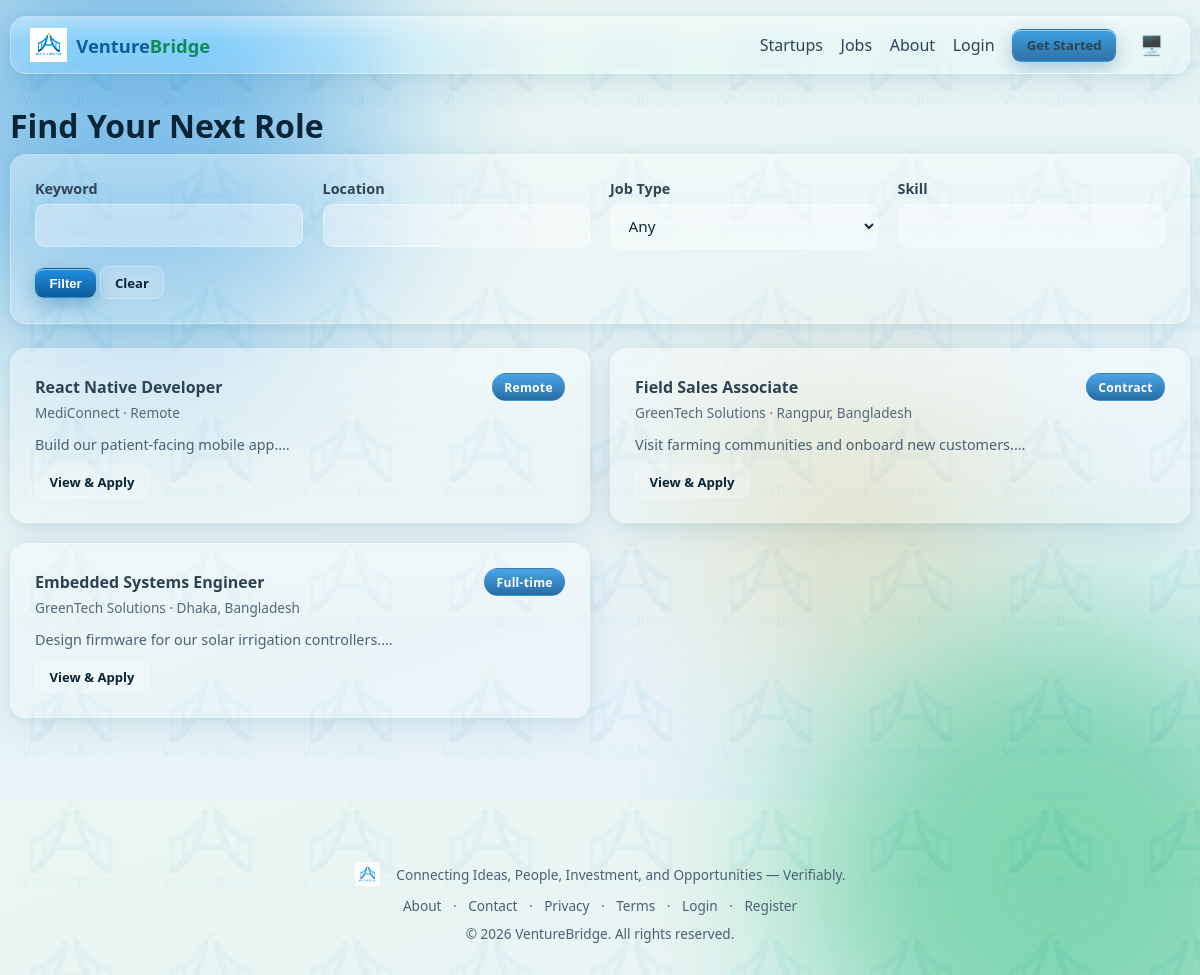
Screenshot of /jobs/ with the database file from the repository.
### models.py (models this page shows, shortened)
class Job(db.Model):
    id = db.Column(db.Integer, primary_key=True)
    startup_id = db.Column(db.Integer, db.ForeignKey("startup.id"), nullable=False)
    title = db.Column(db.String(150), nullable=False, index=True)
    description = db.Column(db.Text)
    required_skills = db.Column(db.String(500))
    experience_level = db.Column(db.String(50))
    job_type = db.Column(db.String(30))
    location = db.Column(db.String(120), index=True)
    salary_min = db.Column(db.Integer)
    salary_max = db.Column(db.Integer)
    deadline = db.Column(db.Date)
    status = db.Column(db.String(10), default="open")
    created_at = db.Column(db.DateTime, default=datetime.utcnow)
    applications = db.relationship("JobApplication", backref="job", cascade="all,delete", lazy="dynamic")

class Startup(db.Model):
    id = db.Column(db.Integer, primary_key=True)
    founder_id = db.Column(db.Integer, db.ForeignKey("user.id"), nullable=False)
    name = db.Column(db.String(150), nullable=False, index=True)
    logo = db.Column(db.String(255))
    description = db.Column(db.Text)
    industry = db.Column(db.String(120), index=True)
    stage = db.Column(db.String(30))
    location = db.Column(db.String(120), index=True)
    website = db.Column(db.String(255))
    founded_year = db.Column(db.Integer)
    business_model = db.Column(db.String(255))
    team_size = db.Column(db.Integer)
    is_active = db.Column(db.Boolean, default=True)
    document_status = db.Column(db.String(20), default="pending")
    created_at = db.Column(db.DateTime, default=datetime.utcnow)
    documents = db.relationship("StartupDocument", backref="startup", cascade="all,delete", lazy="dynamic")
    jobs = db.relationship("Job", backref="startup", cascade="all,delete", lazy="dynamic")
    investment_requests = db.relationship("InvestmentRequest", backref="startup", cascade="all,delete", lazy="dynamic")

### blueprints/jobs.py (the view)
@bp.route("/")
def list_jobs():
    q = request.args.get("q", "").strip()
    location = request.args.get("location", "").strip()
    job_type = request.args.get("job_type", "").strip()
    skill = request.args.get("skill", "").strip()
    page = request.args.get("page", 1, type=int)
    query = Job.query.join(Startup).filter(Job.status == "open", Startup.is_active.is_(True),
                                            Startup.document_status == "approved")
    if q:
        like = f"%{q}%"
        query = query.filter(db.or_(Job.title.ilike(like), Job.description.ilike(like)))
    if location:
        query = query.filter(Job.location.ilike(f"%{location}%"))
    if job_type:
        query = query.filter(Job.job_type == job_type)
    if skill:
        query = query.filter(Job.required_skills.ilike(f"%{skill}%"))
    pagination = query.order_by(Job.created_at.desc()).paginate(page=page, per_page=PER_PAGE, error_out=False)
    return render_template("jobs/list.html", pagination=pagination, jobs=pagination.items,
                            q=q, location=location, job_type=job_type, skill=skill)

### templates/jobs/list.html (shortened to what this page needs)
{% extends "base.html" %}
{% block content %}
<div class="animate-in">
  <h1>Find Your Next Role</h1>
  <form method="GET" class="glass card-pad" style="margin-bottom:1.5rem;">
    <div class="grid grid-4">
      <div class="form-group"><label>Keyword</label><input type="text" name="q" value="{{ q }}"></div>
      <div class="form-group"><label>Location</label><input type="text" name="location" value="{{ location }}"></div>
      <div class="form-group"><label>Job Type</label>
        <select name="job_type"><option value="">Any</option>
        </select>
      </div>
      <div class="form-group"><label>Skill</label><input type="text" name="skill" value="{{ skill }}"></div>
    </div>
    <button class="btn btn-primary btn-sm" type="submit">Filter</button>
    <a href="{{ url_for('jobs.list_jobs') }}" class="btn btn-outline btn-sm">Clear</a>
  </form>
  <div class="grid grid-2 animate-on-scroll">
    {% for j in jobs %}
    <div class="glass card-pad hover-lift">
      <div class="flex-between">
        <strong>{{ j.title }}</strong>
        <span class="badge badge-blue">{{ j.job_type }}</span>
      </div>
      <span class="text-muted" style="font-size:.85rem;">{{ j.startup.name }} · {{ j.location }}</span>
      <p class="text-muted" style="margin:.6rem 0;font-size:.9rem;">{{ j.description[:110] }}…</p>
      <a href="{{ url_for('jobs.detail', job_id=j.id) }}" class="btn btn-outline btn-sm">View & Apply</a>
    </div>
    {% else %}<p class="text-muted">No open jobs match your filters.</p>{% endfor %}
  </div>
</div>
{% endblock %}

### static/css/style.css (style rules this page uses)
:root { --radius: 16px; --radius-sm: 10px; --font: "Segoe UI", system-ui, -apple-system, "Helvetica Neue", Arial, sans-serif; --blue-900:#0a2f4d; --blue-700:#0f5c99; --blue-500:#1f8fe0; --blue-300:#7cc4f5; --green-700:#0f7a4c; --green-500:#1eb872; --green-300:#8fe3b8; --gold:#c9a227; --bg-grad-1: var(--blue-500); --bg-grad-2: var(--green-500); --bg-grad-3: var(--gold); --glass-bg: rgba(255,255,255,0.14); --glass-border: rgba(255,255,255,0.35); --glass-shine: rgba(255,255,255,0.55); --text-main:#0b2436; --text-muted:#4b6072; --page-bg-1:#eaf6f1; --page-bg-2:#e5f2fb; }
* { box-sizing:border-box; }
html,body { height:100%; }
body { margin:0; font-family:var(--font); color:var(--text-main); background: linear-gradient(160deg, var(--page-bg-1), var(--page-bg-2)); min-height:100vh; position:relative; overflow-x:hidden; transition: background .3s ease, color .3s ease; }
.glass { position:relative; background: var(--glass-bg); backdrop-filter: blur(18px) saturate(140%); -webkit-backdrop-filter: blur(18px) saturate(140%); border: 1px solid var(--glass-border); border-radius: var(--radius); box-shadow: 0 8px 32px rgba(15,92,153,0.12), 0 2px 8px rgba(30,184,114,0.08); overflow:hidden; }
.glass::before { content:""; position:absolute; top:0; left:0; right:0; height:46%; background: linear-gradient(180deg, var(--glass-shine), transparent); opacity:.5; pointer-events:none; }
.card-pad { padding:1.5rem; }
.animate-in { animation: fadeSlideIn .5s ease both; }
.hover-lift { transition: transform .25s ease, box-shadow .25s ease; }
h1,h2,h3,h4 { margin:0 0 .5rem; line-height:1.25; }
p { line-height:1.6; }
a { color:var(--blue-700); text-decoration:none; }
.text-muted { color:var(--text-muted); }
.grid { display:grid; gap:1.25rem; }
.grid-2 { grid-template-columns:repeat(2,1fr); }
.grid-4 { grid-template-columns:repeat(4,1fr); }
.flex-between { display:flex; align-items:center; justify-content:space-between; }
.btn { display:inline-flex; align-items:center; justify-content:center; gap:.4rem; padding:.65rem 1.3rem; border-radius:12px; font-weight:600; font-size:.95rem; border:1px solid transparent; cursor:pointer; transition: all .18s ease; text-decoration:none; position:relative; }
.btn-primary { color:#fff; background:linear-gradient(180deg, var(--blue-500), var(--blue-700)); box-shadow: inset 0 1px 0 rgba(255,255,255,.5), 0 6px 18px rgba(15,92,153,.35); }
.btn-outline { background: rgba(255,255,255,.08); color:var(--text-main); border:1px solid var(--glass-border); backdrop-filter: blur(8px); }
.btn-sm { padding:.4rem .85rem; font-size:.82rem; border-radius:9px; }
label { display:block; font-weight:600; margin-bottom:.35rem; font-size:.9rem; }
input[type=text],input[type=email],input[type=password],input[type=number], input[type=date],input[type=url],select,textarea { width:100%; padding:.65rem .85rem; border-radius: var(--radius-sm); border:1px solid var(--glass-border); background: rgba(255,255,255,.35); color:var(--text-main); font-family:var(--font); font-size:.95rem; transition: border-color .2s, box-shadow .2s; }
.form-group { margin-bottom:1.1rem; }
.badge { display:inline-flex; align-items:center; gap:.3rem; padding:.28rem .7rem; border-radius:999px; font-size:.76rem; font-weight:700; letter-spacing:.02em; background:linear-gradient(180deg, rgba(255,255,255,.5), rgba(255,255,255,0)) , var(--glass-bg); border:1px solid var(--glass-border); }
.badge-blue { color:#fff; background:linear-gradient(180deg, var(--blue-500), var(--blue-700)); border-color:transparent; }

### rows the page displays
Job: title "React Native Developer", job_type "Remote", startup.name "MediConnect", location "Remote", description "Build our patient-facing mobile app."
Job: title "Field Sales Associate", job_type "Contract", startup.name "GreenTech Solutions", location "Rangpur, Bangladesh", description "Visit farming communities and onboard new customers."
Job: title "Embedded Systems Engineer", job_type "Full-time", startup.name "GreenTech Solutions", location "Dhaka, Bangladesh", description "Design firmware for our solar irrigation controllers."
